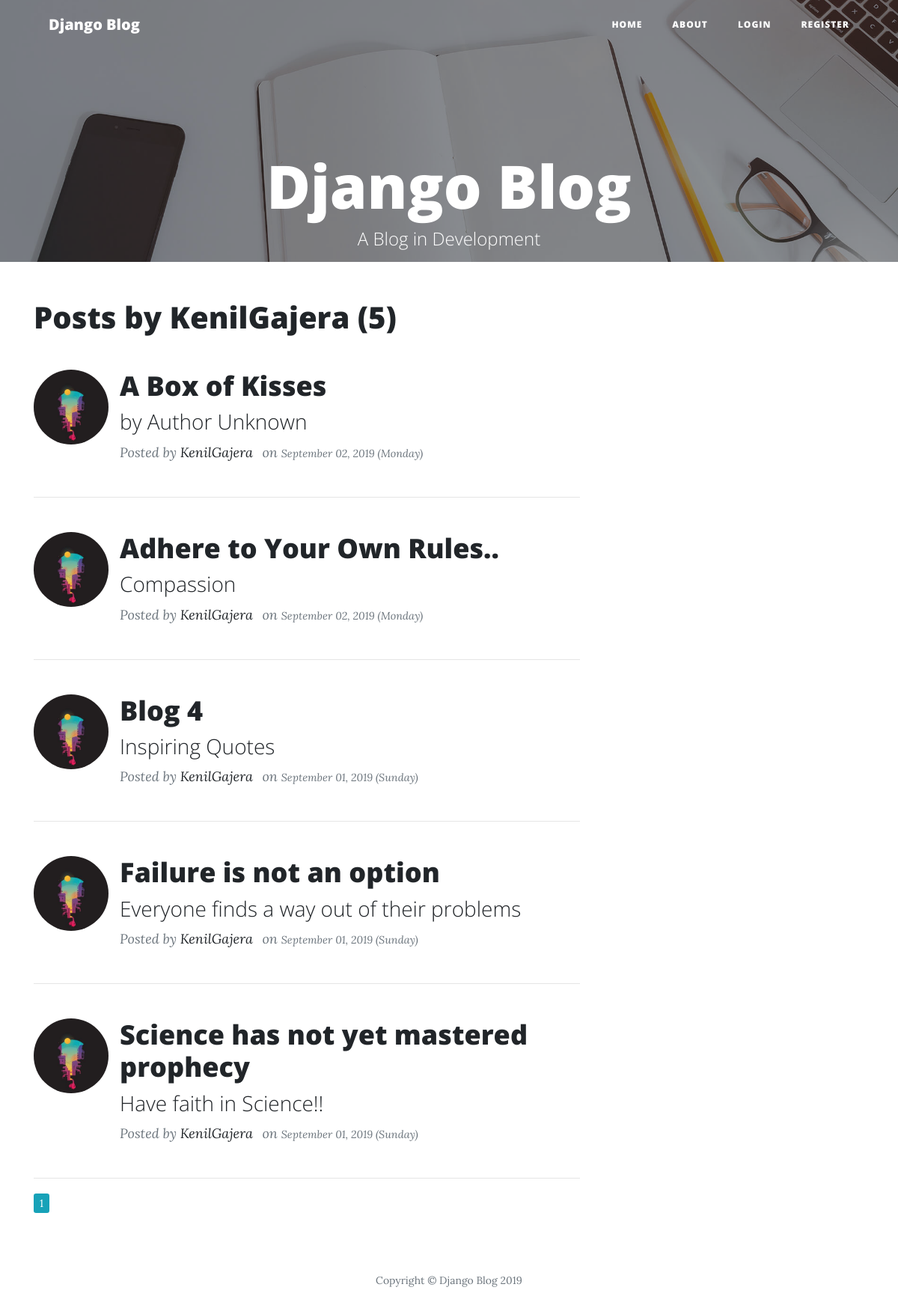
Page /user/KenilGajera on the earlier database version.
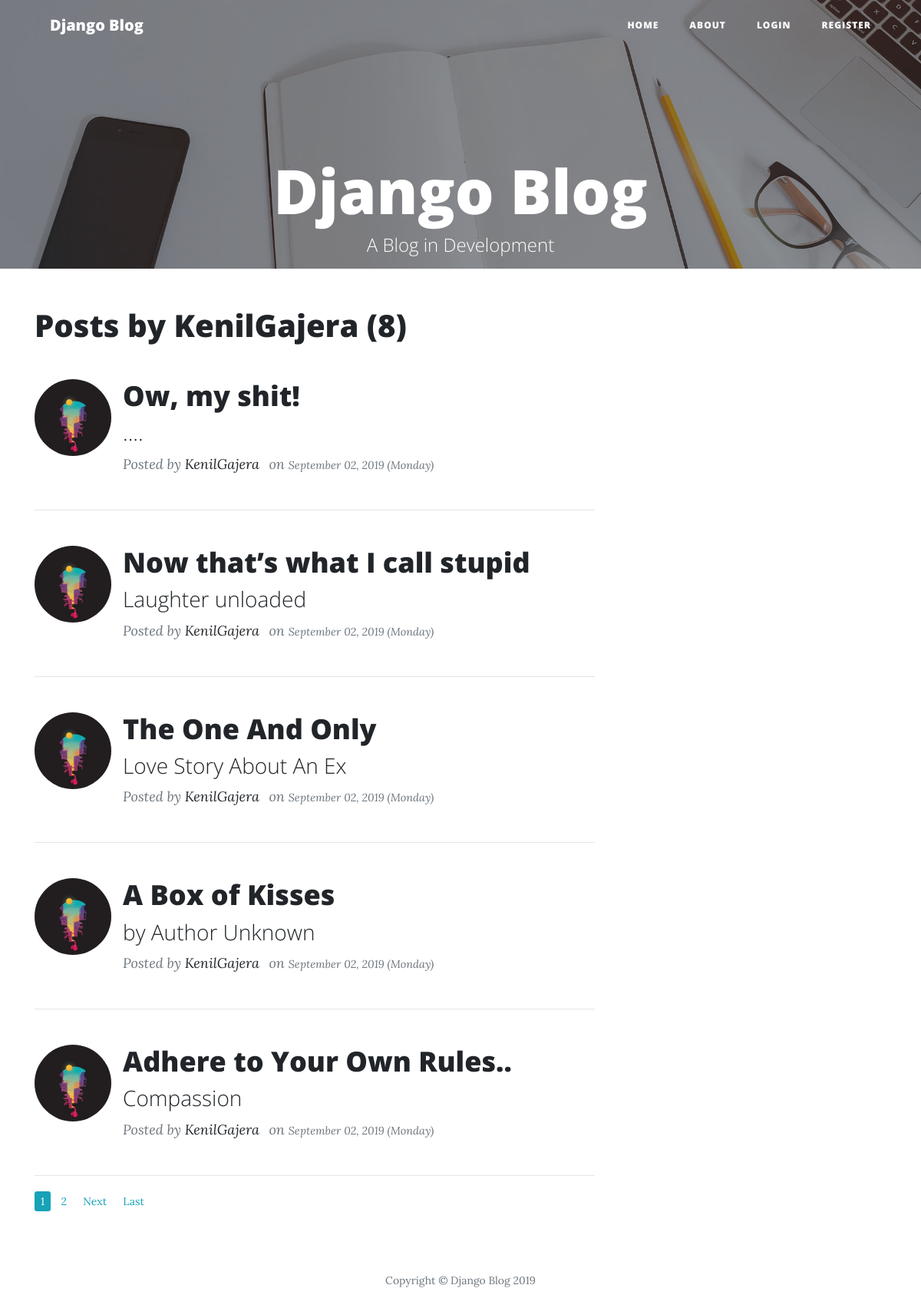
Same page on the later database version.
### blog/models.py (models this page shows, shortened)
class Post(models.Model):
    title = models.CharField(max_length = 100)
    subtitle = models.CharField(max_length = 500, default = "Subtitle Text Here")
    content = models.TextField()
    date_posted = models.DateTimeField(default = timezone.now)
    author = models.ForeignKey(User, on_delete = models.CASCADE)

### users/models.py (models this page shows, shortened)
class Profile(models.Model):
    user = models.OneToOneField(User, on_delete = models.CASCADE)
    image = models.ImageField(default = 'default.jpg', upload_to = 'profile_pics')

### blog/views.py (the view)
# urls.py: path('user/<str:username>', UserPostListView.as_view() , name = 'user-posts'),
class UserPostListView(ListView):
    model = Post
    template_name = 'blog/user_post.html'  # <app>/<model>_<viewtype>.html
    context_object_name = 'posts'
    paginate_by = 5
    def get_queryset(self):
        user = get_object_or_404(User, username = self.kwargs.get('username')) #getting user from url
        return Post.objects.filter(author = user).order_by('-date_posted')

### blog/templates/blog/user_post.html (shortened to what this page needs)
{% extends "blog/base.html" %}
{% block content %}
    <h1 class="mb-3" >Posts by {{ view.kwargs.username }} ({{ page_obj.paginator.count }})</h1>
    {%for post in posts%}
    <div class="d-xl-flex align-items-xl-start">
    <img class="rounded-circle" src="{{ post.author.profile.image.url }}" style="height: 100px; width: 100px; margin-right: 15px;margin-top: 30px">
    <div class="post-preview">
        <a href="{% url 'post-detail' post.id %}">
            <h2 class="post-title">{{ post.title }}</h2>
        </a>
        <a>
            <h3 class="post-subtitle">{{ post.subtitle }}</h3></a>
        <p class="post-meta">Posted by <a class="mr-2" href="{% url 'user-posts' post.author.username %}">{{ post.author }}</a> on <small class="text-muted">{{ post.date_posted|date:"F d, Y (l)" }}</small></p>
    </div>
    </div>
    <hr>
    {%endfor%}
    {% for num in page_obj.paginator.page_range %}
        {% if page_obj.number == num %}
            <a class="btn-sm btn-info mb-4" href="?page={{ num }}">{{ num }}</a>
        {% elif num > page_obj.number|add:'-3' and num < page_obj.number|add:'3'%}
            <a class="btn-sm btn-outline-info mb-4" href="?page={{ num }}">{{ num }}</a>
        {% endif %}
    {% endfor %}
    {% if page_obj.has_next %}
        <a class="btn-sm btn-outline-info mb-4" href="?page={{ page_obj.next_page_number}}">Next</a>
        <a class="btn-sm btn-outline-info mb-4" href="?page={{ page_obj.paginator.num_pages }}">Last</a>
    {% endif %}
{% endblock content %}

Differences in the rows shown:
no longer on this page (row unchanged): Post: author.profile.image (placeholder picture), title "Blog 4", subtitle "Inspiring Quotes", author "KenilGajera", date_posted "September 01, 2019 (Sunday)"
no longer on this page (row unchanged): Post: author.profile.image (placeholder picture), title "Failure is not an option", subtitle "Everyone finds a way out of their problems", author "KenilGajera", date_posted "September 01, 2019 (Sunday)"
no longer on this page (row unchanged): Post: author.profile.image (placeholder picture), title "Science has not yet mastered prophecy", subtitle "Have faith in Science!!", author "KenilGajera", date_posted "September 01, 2019 (Sunday)"
added Post: author.profile.image (placeholder picture), title "Ow, my shit!", subtitle "....", author "KenilGajera", date_posted "September 02, 2019 (Monday)"
added Post: author.profile.image (placeholder picture), title "Now that’s what I call stupid", subtitle "Laughter unloaded", author "KenilGajera", date_posted "September 02, 2019 (Monday)"
added Post: author.profile.image (placeholder picture), title "The One And Only", subtitle "Love Story About An Ex", author "KenilGajera", date_posted "September 02, 2019 (Monday)"
Other differences:
{{ page_obj.paginator.count }}: "5" → "8"
new list line: "2"
text now shown: "Next Last"
